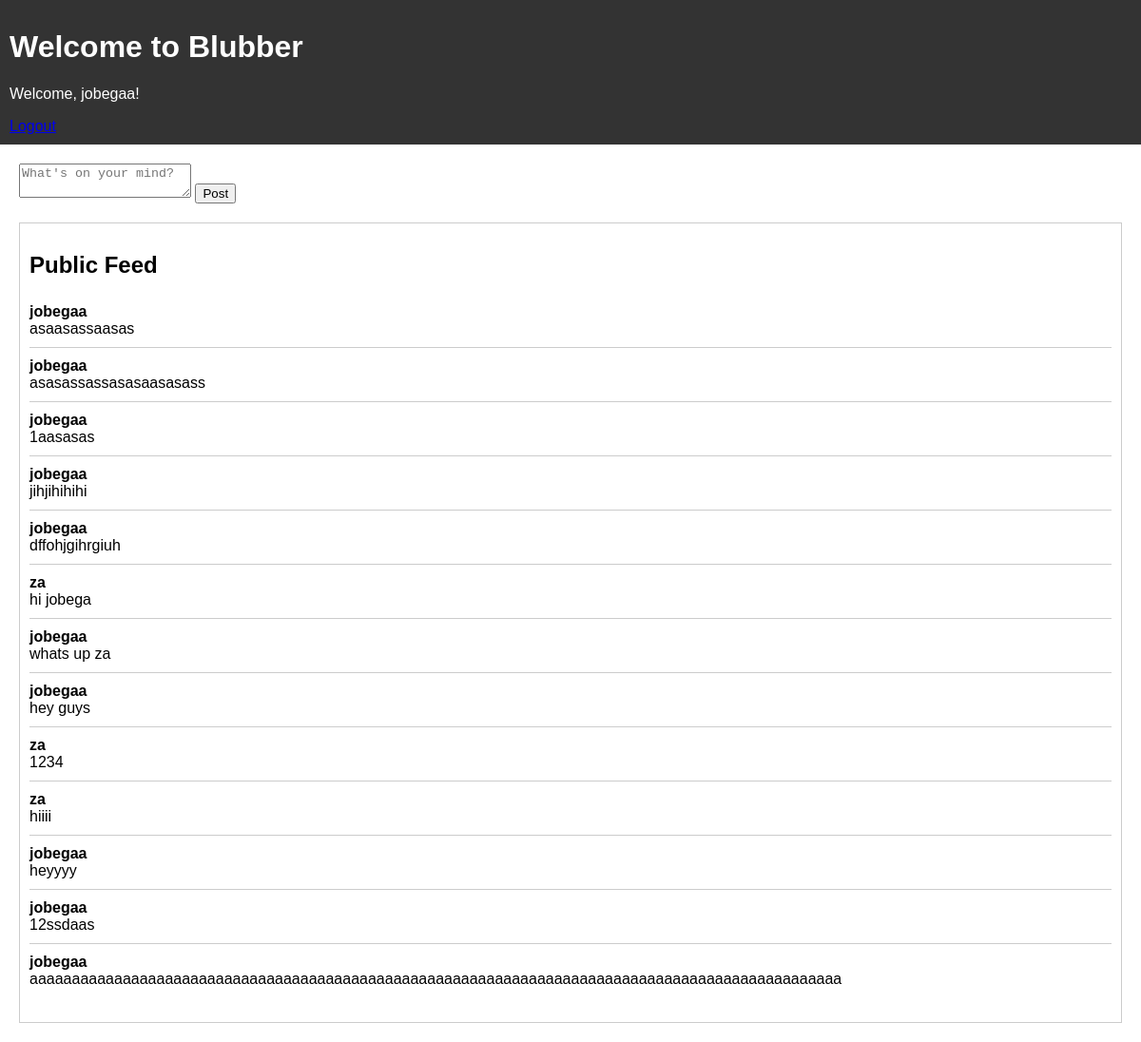
The page /dashboard (signed in) on the database its author committed.
### app.py (models this page shows)
class Post(db.Model):
    id = db.Column(db.Integer, primary_key=True)
    username = db.Column(db.String(80), nullable=False)
    message = db.Column(db.String(280), nullable=False)

### app.py (the view)
@app.route('/dashboard')
def dashboard():
    if 'username' in session:
        logged_in_username = session['username']
        posts = Post.query.all()
        return render_template("dashboard.html", username=logged_in_username, posts=posts)
    else:
        flash('Please log in first', 'error')
        return redirect(url_for('login'))

### templates/dashboard.html (shortened to what this page needs)
<!DOCTYPE html>
<html lang="en">
<head>
    <link rel="stylesheet" href="{{ url_for('static', filename='dashboard.css') }}">
</head>
<body>
    <header>
        <h1>Welcome to Blubber</h1>
        <p>Welcome, {{ username }}!</p>
        <a href="/login" class="logout">Logout</a>
    </header>
    <main>
<form method="POST" action="/post">
    <textarea name="message" placeholder="What's on your mind?"></textarea>
    <button type="submit">Post</button>
</form>
<div class="public-feed">
    <h2>Public Feed</h2>
    <ul>
        {% for post in posts %}
        <li>
            <strong>{{ post.username }}</strong><br> {{ post.message }}
        </li>
        {% endfor %}
    </ul>
</div>
    </main>
</body>
</html>

### static/dashboard.css (style rules this page uses)
body { font-family: Arial, sans-serif; margin: 0; padding: 0; }
header { background-color: #333; color: white; padding: 10px; }
main { padding: 20px; }
.public-feed { border: 1px solid #ccc; padding: 10px; margin-top: 20px; }
.public-feed h2 { font-size: 24px; margin-bottom: 10px; }
.public-feed ul { list-style: none; padding: 0; }
.public-feed li { border-bottom: 1px solid #ccc; padding: 10px 0; }
.public-feed li:last-child { border-bottom: none; }

### rows shown on the page
Post: username "jobegaa", message "asaasassaasas"
Post: username "jobegaa", message "asasassassasasaasasass"
Post: username "jobegaa", message "1aasasas"
Post: username "jobegaa", message "jihjihihihi"
Post: username "jobegaa", message "dffohjgihrgiuh"
Post: username "za", message "hi jobega"
Post: username "jobegaa", message "whats up za"
Post: username "jobegaa", message "hey guys"
Post: username "za", message "1234"
Post: username "za", message "hiiii"
Post: username "jobegaa", message "heyyyy"
Post: username "jobegaa", message "12ssdaas"
Post: username "jobegaa", message "aaaaaaaaaaaaaaaaaaaaaaaaaaaaaaaaaaaaaaaaaaaaaaaaaaaaaaaaaaaaaaaaaaaaaaaaaaaaaaaaaaaaaaaaaaaaaaaa"

### other values the page prints
{{ username }} "jobegaa"
